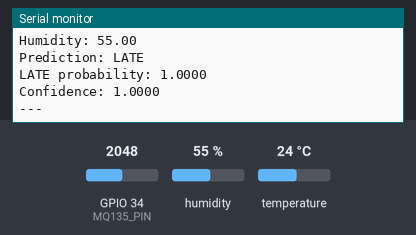
A sketch run on a simulated ESP32. Parts: the last lines printed to the serial monitor. Inputs (shaded band) come from the test bench; at power-on: GPIO 34 (MQ135_PIN) = 2048, humidity 55 %, temperature 24 °C.

Above: at 2.8 s.
2.9 s: GPIO 34 (MQ135_PIN) set to 815
At 4.4 s:
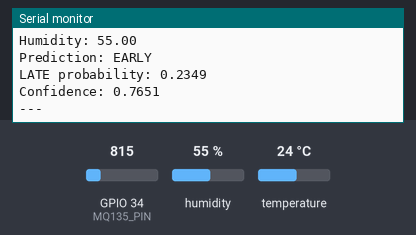
7.5 s: humidity set to 22 %
10.2 s: temperature set to 12 °C
12.9 s: GPIO 34 (MQ135_PIN) set to 891
At 15.0 s:
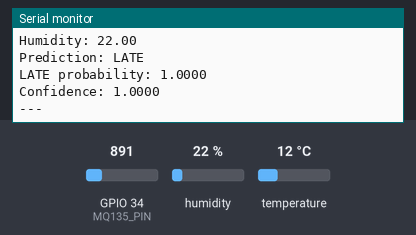
15.6 s: humidity set to 40 %
Timing chart, 0 to 18.6 s (numbered marks = the images above; inputs shaded):
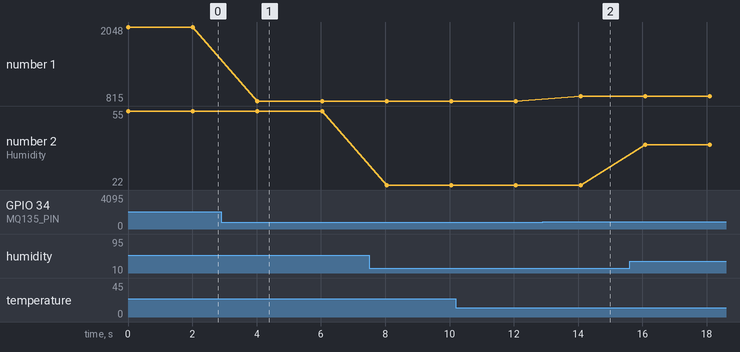

The sketch:

esp32_fruit_freshness.ino
```cpp
#include <Arduino.h>
#include <DHT.h>
#include "esp32_model.h"

// Adjust these pins for your wiring.
#define MQ135_PIN 34
#define DHT_PIN 4
#define DHT_TYPE DHT22

DHT dht(DHT_PIN, DHT_TYPE);

void setup() {
  Serial.begin(115200);
  dht.begin();
}

void loop() {
  int mq135Raw = analogRead(MQ135_PIN);
  float temperature = dht.readTemperature();
  float humidity = dht.readHumidity();

  const char* prediction = predictStage((float)mq135Raw);
  float lateProbability = predictLateProbability((float)mq135Raw);
  float confidence = predictConfidence((float)mq135Raw);

  Serial.print("MQ135: ");
  Serial.println(mq135Raw);

  Serial.print("Temperature: ");
  if (isnan(temperature)) {
    Serial.println("DHT22 read failed");
  } else {
    Serial.println(temperature);
  }

  Serial.print("Humidity: ");
  if (isnan(humidity)) {
    Serial.println("DHT22 read failed");
  } else {
    Serial.println(humidity);
  }

  Serial.print("Prediction: ");
  Serial.println(prediction);

  Serial.print("LATE probability: ");
  Serial.println(lateProbability, 4);

  Serial.print("Confidence: ");
  Serial.println(confidence, 4);

  Serial.println("---");
  delay(2000);
}
```

esp32_model.h
```cpp
#pragma once

// Auto-generated by export_model.py.
// Binary Random Forest model trained with MQ135 only.
// DHT22 temperature and humidity are displayed/logged but not used by this model.
// Trees: 3
// Feature order: MQ135

static float tree0LateProbability(float mq135) {
  if (mq135 <= 849.50000000f) {
    if (mq135 <= 798.50000000f) {
      if (mq135 <= 729.50000000f) {
        return 0.00000000f;
      } else {
        return 0.00179469f;
      }
    } else {
      if (mq135 <= 821.50000000f) {
        return 0.22842522f;
      } else {
        return 0.07101086f;
      }
    }
  } else {
    if (mq135 <= 853.50000000f) {
      if (mq135 <= 851.50000000f) {
        return 0.75000000f;
      } else {
        return 0.54545455f;
      }
    } else {
      if (mq135 <= 855.50000000f) {
        return 0.90000000f;
      } else {
        return 1.00000000f;
      }
    }
  }
}

static float tree1LateProbability(float mq135) {
  if (mq135 <= 849.50000000f) {
    if (mq135 <= 798.50000000f) {
      if (mq135 <= 797.50000000f) {
        return 0.00013604f;
      } else {
        return 0.03896104f;
      }
    } else {
      if (mq135 <= 821.50000000f) {
        return 0.23907104f;
      } else {
        return 0.07425743f;
      }
    }
  } else {
    if (mq135 <= 853.50000000f) {
      if (mq135 <= 852.50000000f) {
        return 0.59459459f;
      } else {
        return 0.80769231f;
      }
    } else {
      if (mq135 <= 855.50000000f) {
        return 0.90000000f;
      } else {
        return 1.00000000f;
      }
    }
  }
}

static float tree2LateProbability(float mq135) {
  if (mq135 <= 848.50000000f) {
    if (mq135 <= 798.50000000f) {
      if (mq135 <= 796.50000000f) {
        return 0.00009048f;
      } else {
        return 0.02739726f;
      }
    } else {
      if (mq135 <= 821.50000000f) {
        return 0.23731588f;
      } else {
        return 0.07430084f;
      }
    }
  } else {
    if (mq135 <= 855.50000000f) {
      if (mq135 <= 849.50000000f) {
        return 0.66666667f;
      } else {
        return 0.81111111f;
      }
    } else {
      return 1.00000000f;
    }
  }
}

static float predictLateProbability(float mq135) {
  float lateProbability = 0.0f;
  lateProbability += tree0LateProbability(mq135);
  lateProbability += tree1LateProbability(mq135);
  lateProbability += tree2LateProbability(mq135);
  return lateProbability / 3.0f;
}

static const char* predictStage(float mq135) {
  return predictLateProbability(mq135) >= 0.5f ? "LATE" : "EARLY";
}

static float predictConfidence(float mq135) {
  float lateProbability = predictLateProbability(mq135);
  return lateProbability >= 0.5f ? lateProbability : 1.0f - lateProbability;
}

static const char* predictFreshness(float mq135, float temperature, float humidity) {
  (void)temperature;
  (void)humidity;
  return predictStage(mq135);
}
```

Measured:
- after the input at 2.9 s, the serial monitor: prints a new line after 1.1 s (image 1)
- after the input at 12.9 s, the serial monitor: prints a new line after 1.2 s (image 2)
- plotted number 1: 2048 → 815 after the input at 2.9 s, 815 → 891 after the input at 12.9 s
- plotted number 2: 55 → 22 after the input at 7.5 s, 22 → 40 after the input at 15.6 s
